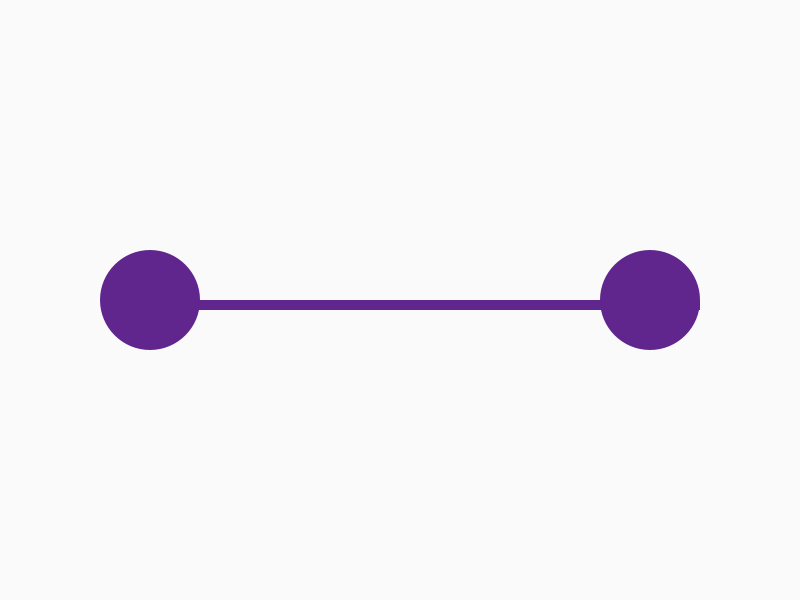
Frame 1 (no input)
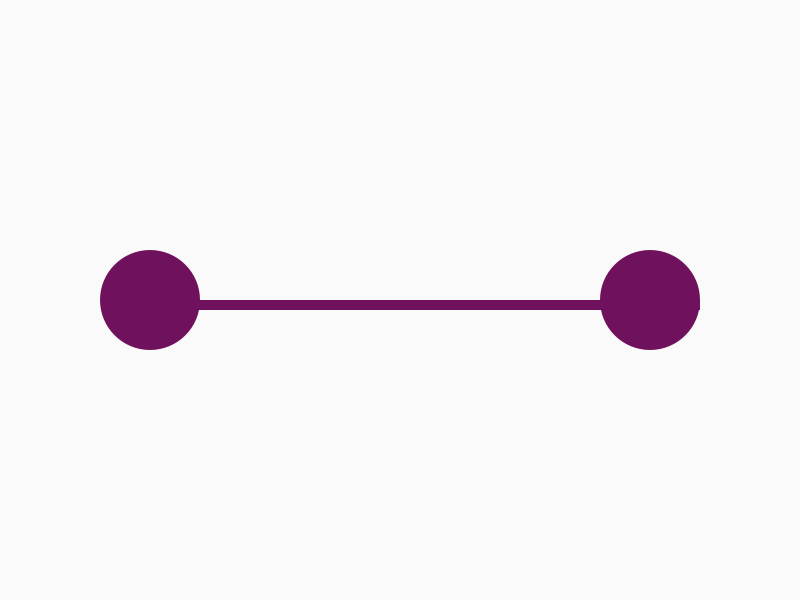
Frame 60 (the mouse pressed at the canvas centre just before this capture)
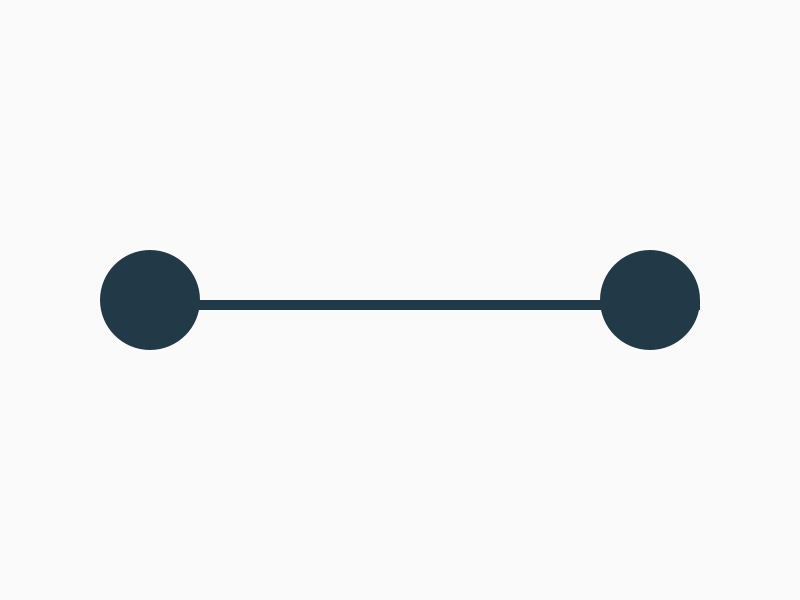
Frame 120 (the mouse held since frame 60 and released just before this capture)

The Processing sketch that drew these frames (run headless with seeded random() and noise(); from frame 60 on, the mouse is pressed at the canvas centre):

// Processing sketch: visual
// ── visual.pde
float x1=150;
float x2=650;
float d= 100;
void setup() {
  size(800, 600);
}

void draw() {
  background(250);
  face(random(150),random(150),random(150));
}

void face(float r, float g, float b) {
  fill(r,g,b);
  noStroke();
  ellipse(x1, height/2, d,d);
  ellipse(x2, height/2, d, d);
  rect(x1,height/2, x1+400, 10);
}
